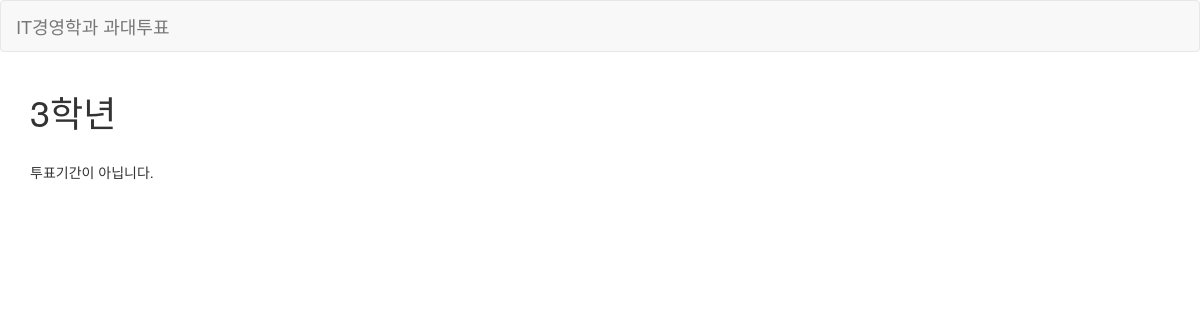
Before: /polls/areas/3학년/ with the older database file.
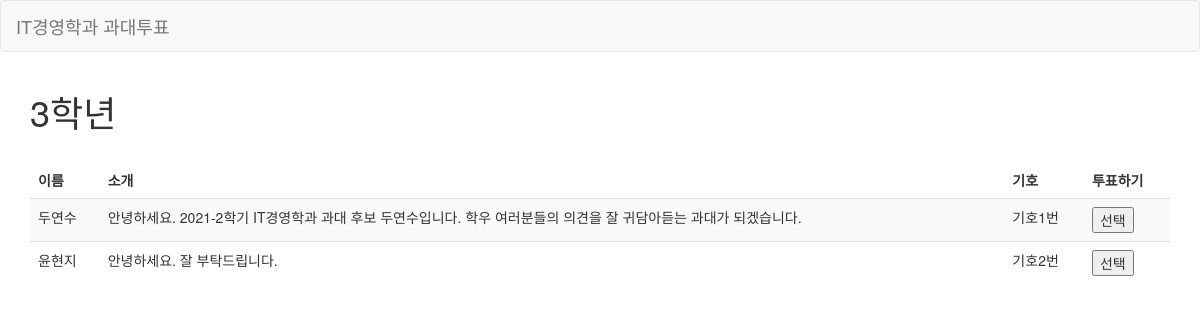
After: the same page with the newer database file.
### polls/models.py (models this page shows, shortened)
class Candidate(models.Model):
    name = models.CharField(max_length=10)
    introduction = models.TextField()
    area = models.CharField(max_length=15)
    party_number = models.IntegerField(default=1)

### polls/views.py (the view)
# urls.py: path('areas/<str:area>/', views.areas),
def areas(request, area):
    today = datetime.datetime.now()
    try:
        poll = Poll.objects.get(area=area, startdate__lte=today, enddate__gte=today)
        candidates = Candidate.objects.filter(area=area)
    except:
        poll = None
        candidates = None
    context = {'candidates': candidates,
               'area': area,
               'poll': poll}
    return render(request, 'polls/area.html', context)

### polls/templates/polls/area.html (shortened to what this page needs)
{% extends "polls/layout.html" %}
{% block content %}
<div class="container">
<h1>{{area}}</h1>
<br>
{% if poll %}
 <table class="table table-striped">
        <thead>
        <tr>
            <td><B>이름</B></td>
            <td><B>소개</B></td>
            <td><B>기호</B></td>
            <td><B>투표하기</B></td>
        </tr>
        </thead>
        <tbody>
        {% for candidate in candidates %}
        <tr>
            <td> {{candidate.name}}</td>
            <td> {{candidate.introduction}}</td>
            <td> 기호{{candidate.party_number}}번 </td>
            <td>
                <form action = "/polls/{{poll.id}}/" method = "post">
                    <button name="choice" value="{{candidate.id}}">선택</button>
                </form>
            </td>
        </tr>
        {% endfor %}
        </tbody>
</table>
{% else %}
투표기간이 아닙니다.
{% endif %}
</div>
{% endblock %}

Changed rows visible on the page:
now on this page (row edited): Candidate: name "두연수", introduction "안녕하세요. 2021-2학기 IT경영학과 과대 후보 두연수입니다. 학우 여러분들의 의견을 잘 귀담아듣는 과대가 되겠습니다.", party_number "1"
now on this page (row edited): Candidate: name "윤현지", introduction "안녕하세요. 잘 부탁드립니다.", party_number "2"
Other visible differences:
text no longer shown: "투표기간이 아닙니다."
text now shown: "이름 소개 기호 투표하기"
